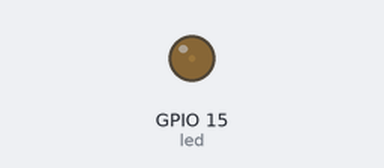
A program run on a simulated ESP32 board running MicroPython. Shown: output pins drawn as LEDs (lit = HIGH). What the program prints to the serial console is not drawn.

Above: at 0.05 s.
At 0.5 s:
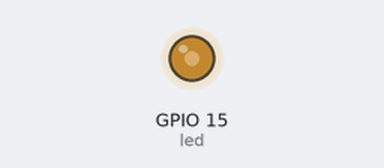
At 0.95 s:
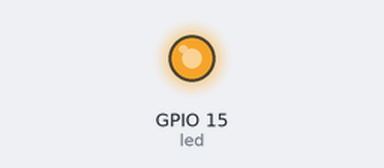
At 1.85 s:
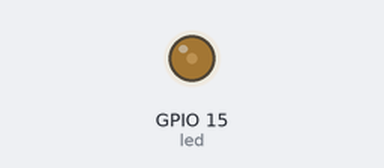
Timing chart, 0 to 4.8 s (numbered marks = the images above):
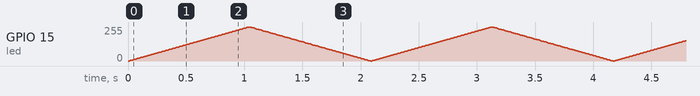

The program:

ejemplo05.py
```python
from machine import Pin, PWM
import time

# Configurar el pin GPIO15 como salida PWM
led = PWM(Pin(15))

# Configurar la frecuencia del PWM a 1 kHz (1000 Hz)
led.freq(1000)

# Bucle infinito para cambiar el brillo del LED
while True:
    # Aumentar el brillo de 0 a 1023
    for ciclo in range(0, 1024, 10):
        led.duty(ciclo)  # Configurar el ciclo de trabajo (duty cycle)
        print(led.duty()) # Mostrar el ciclo de trabajo seteado en ese momento
        time.sleep(0.01)  # Esperar 10 ms

    # Disminuir el brillo de 1023 a 0
    for ciclo in range(1023, 0, -10):
        led.duty(ciclo)  # Configurar el ciclo de trabajo (duty cycle)
        print(led.duty()) # Mostrar el ciclo de trabajo seteado en ese momento
        time.sleep(0.01)  # Esperar 10 ms
```
